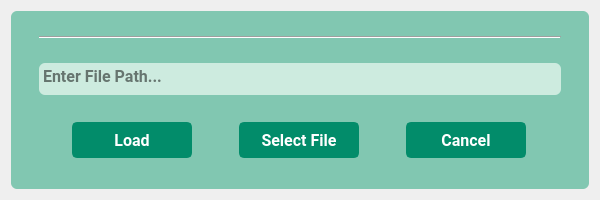
<?xml version="1.0" encoding="UTF-8"?>
<ui version="4.0">
 <class>HBDialogLoad</class>
 <widget class="QDialog" name="HBDialogLoad">
  <property name="geometry">
   <rect>
    <x>0</x>
    <y>0</y>
    <width>600</width>
    <height>200</height>
   </rect>
  </property>
  <property name="minimumSize">
   <size>
    <width>600</width>
    <height>180</height>
   </size>
  </property>
  <property name="maximumSize">
   <size>
    <width>1440</width>
    <height>840</height>
   </size>
  </property>
  <property name="windowTitle">
   <string>Load</string>
  </property>
  <property name="windowIcon">
   <iconset>
    <normaloff>assets/logo.ico</normaloff>assets/logo.ico</iconset>
  </property>
  <property name="styleSheet">
   <string notr="true">*{
font-family:&quot;Roboto&quot;;
font-size:12;
font-weight: 600;
}

#widgetMain{
background-color: rgba(123, 197, 174, 0.95);
border-radius: 6px;
}

#textFilePath{
  background-color:rgba(209, 237, 225, 0.95);
  border-radius: 6px;
}

#widgetMain .QPushButton {
color: #FFFFFF;
background-color: #028C6A;
border-radius: 5px;

border-width: 2px;
border-style: solid;
border-color: #028C6A;
/*text-align:left;*/
padding:0px 8px;
}

#widgetMain .QPushButton:hover {
color: #003E19 ;
background-color: #7BC5AE;
border-width: 3px;
}</string>
  </property>
  <layout class="QVBoxLayout" name="verticalLayout_2">
   <item>
    <widget class="QWidget" name="widgetMain" native="true">
     <property name="contextMenuPolicy">
      <enum>Qt::DefaultContextMenu</enum>
     </property>
     <layout class="QVBoxLayout" name="verticalLayout">
      <property name="spacing">
       <number>8</number>
      </property>
      <property name="leftMargin">
       <number>28</number>
      </property>
      <property name="topMargin">
       <number>8</number>
      </property>
      <property name="rightMargin">
       <number>28</number>
      </property>
      <item>
       <widget class="Line" name="lineTop">
        <property name="minimumSize">
         <size>
          <width>0</width>
          <height>36</height>
         </size>
        </property>
        <property name="maximumSize">
         <size>
          <width>1440</width>
          <height>36</height>
         </size>
        </property>
        <property name="cursor">
         <cursorShape>ArrowCursor</cursorShape>
        </property>
        <property name="orientation">
         <enum>Qt::Horizontal</enum>
        </property>
       </widget>
      </item>
      <item>
       <widget class="QPlainTextEdit" name="textFilePath">
        <property name="sizePolicy">
         <sizepolicy hsizetype="MinimumExpanding" vsizetype="Preferred">
          <horstretch>0</horstretch>
          <verstretch>0</verstretch>
         </sizepolicy>
        </property>
        <property name="maximumSize">
         <size>
          <width>1440</width>
          <height>32</height>
         </size>
        </property>
        <property name="font">
         <font>
          <family>Roboto</family>
          <pointsize>12</pointsize>
          <weight>75</weight>
          <bold>true</bold>
         </font>
        </property>
        <property name="cursor" stdset="0">
         <cursorShape>ArrowCursor</cursorShape>
        </property>
        <property name="frameShape">
         <enum>QFrame::NoFrame</enum>
        </property>
        <property name="placeholderText">
         <string>Enter File Path...</string>
        </property>
       </widget>
      </item>
      <item>
       <widget class="QWidget" name="widgetBtns" native="true">
        <property name="font">
         <font>
          <family>Roboto</family>
          <pointsize>12</pointsize>
          <weight>75</weight>
          <bold>true</bold>
         </font>
        </property>
        <layout class="QHBoxLayout" name="horizontalLayout">
         <property name="spacing">
          <number>14</number>
         </property>
         <property name="leftMargin">
          <number>0</number>
         </property>
         <property name="topMargin">
          <number>12</number>
         </property>
         <property name="rightMargin">
          <number>0</number>
         </property>
         <property name="bottomMargin">
          <number>4</number>
         </property>
         <item>
          <widget class="QPushButton" name="btnLoad">
           <property name="maximumSize">
            <size>
             <width>120</width>
             <height>36</height>
            </size>
           </property>
           <property name="font">
            <font>
             <family>Roboto</family>
             <pointsize>12</pointsize>
             <weight>75</weight>
             <bold>true</bold>
            </font>
           </property>
           <property name="cursor">
            <cursorShape>PointingHandCursor</cursorShape>
           </property>
           <property name="text">
            <string>Load</string>
           </property>
          </widget>
         </item>
         <item>
          <widget class="QPushButton" name="btnSelect">
           <property name="maximumSize">
            <size>
             <width>120</width>
             <height>36</height>
            </size>
           </property>
           <property name="font">
            <font>
             <family>Roboto</family>
             <pointsize>12</pointsize>
             <weight>75</weight>
             <bold>true</bold>
            </font>
           </property>
           <property name="cursor">
            <cursorShape>PointingHandCursor</cursorShape>
           </property>
           <property name="text">
            <string>Select File</string>
           </property>
          </widget>
         </item>
         <item>
          <widget class="QPushButton" name="btnCancel">
           <property name="maximumSize">
            <size>
             <width>120</width>
             <height>36</height>
            </size>
           </property>
           <property name="font">
            <font>
             <family>Roboto</family>
             <pointsize>12</pointsize>
             <weight>75</weight>
             <bold>true</bold>
            </font>
           </property>
           <property name="cursor">
            <cursorShape>PointingHandCursor</cursorShape>
           </property>
           <property name="text">
            <string>Cancel</string>
           </property>
          </widget>
         </item>
        </layout>
       </widget>
      </item>
      <item>
       <spacer name="verticalSpacer">
        <property name="orientation">
         <enum>Qt::Vertical</enum>
        </property>
        <property name="sizeType">
         <enum>QSizePolicy::Maximum</enum>
        </property>
        <property name="sizeHint" stdset="0">
         <size>
          <width>1440</width>
          <height>10</height>
         </size>
        </property>
       </spacer>
      </item>
     </layout>
    </widget>
   </item>
  </layout>
 </widget>
 <resources/>
 <connections/>
</ui>
